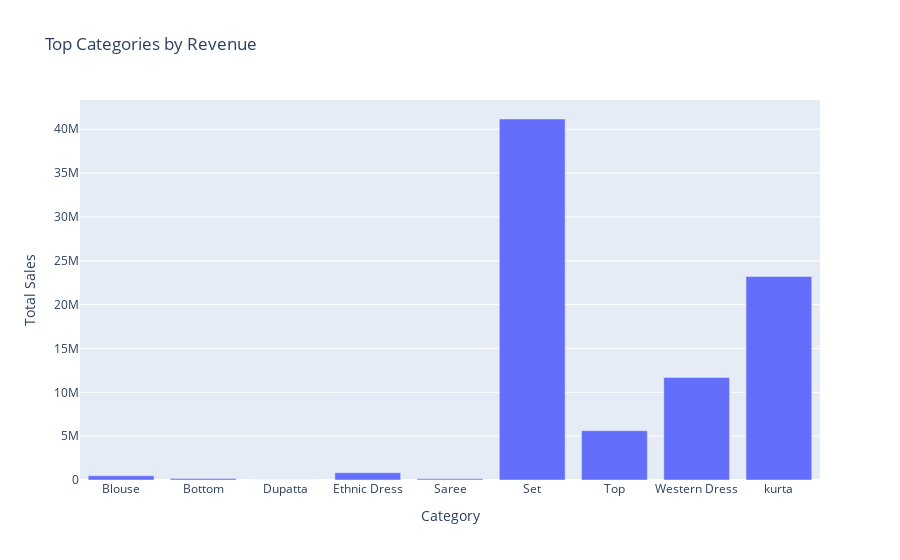

This figure's notebook cell:
### Code cell
# Top categories by revenue
fig = px.bar(category_data, 
             x='Category', 
             y='Amount', 
             title="Top Categories by Revenue",
             labels={"Amount": "Total Sales"})
fig.show()

### Figure 1 — Plotly figure (JSON) as saved in the notebook; plotly's stock layout.template omitted (floating-point values rounded to 4 significant figures)
{"data": [{"alignmentgroup": "True", "hovertemplate": "Category=%{x}<br>Total Sales=%{y}<extra></extra>", "legendgroup": "", "marker": {"color": "#636efa", "pattern": {"shape": ""}}, "name": "", "offsetgroup": "", "orientation": "v", "showlegend": false, "textposition": "auto", "type": "bar", "x": ["Blouse", "Bottom", "Dupatta", "Ethnic Dress", "Saree", "Set", "Top", "Western Dress", "kurta"], "xaxis": "x", "y": [485600.0, 162800.0, 915, 831100.0, 129400.0, 41170000.0, 5624000.0, 11700000.0, 23210000.0], "yaxis": "y"}], "layout": {"barmode": "relative", "legend": {"tracegroupgap": 0}, "title": {"text": "Top Categories by Revenue"}, "xaxis": {"anchor": "y", "domain": [0, 1], "title": {"text": "Category"}}, "yaxis": {"anchor": "x", "domain": [0, 1], "title": {"text": "Total Sales"}}}}
